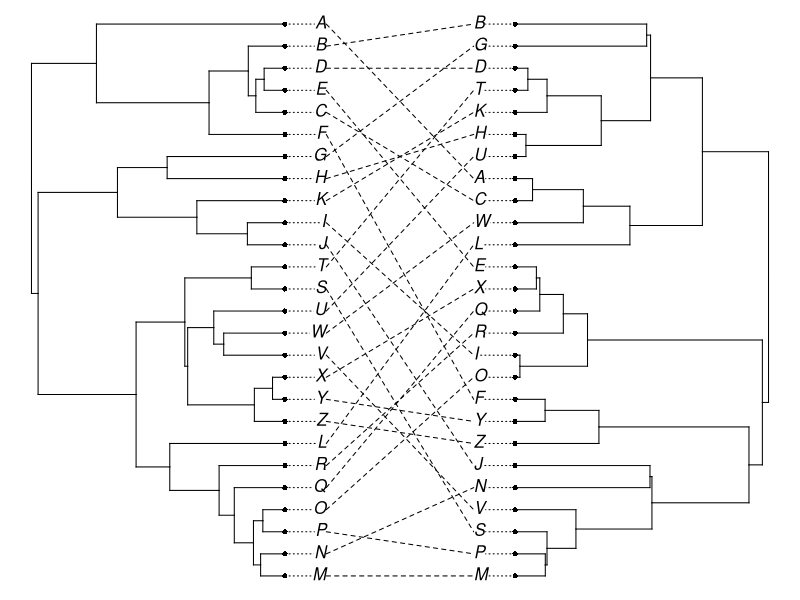

The R script that drew this image:
library(phytools)


### Name: cophylo
### Title: Creates a co-phylogenetic plot
### Aliases: cophylo plot.cophylo
### Keywords: phylogenetics plotting

### ** Examples

tr1<-pbtree(n=26,tip.label=LETTERS)
tr2<-pbtree(n=26,tip.label=sample(LETTERS))
obj<-cophylo(tr1,tr2)
plot(obj)
